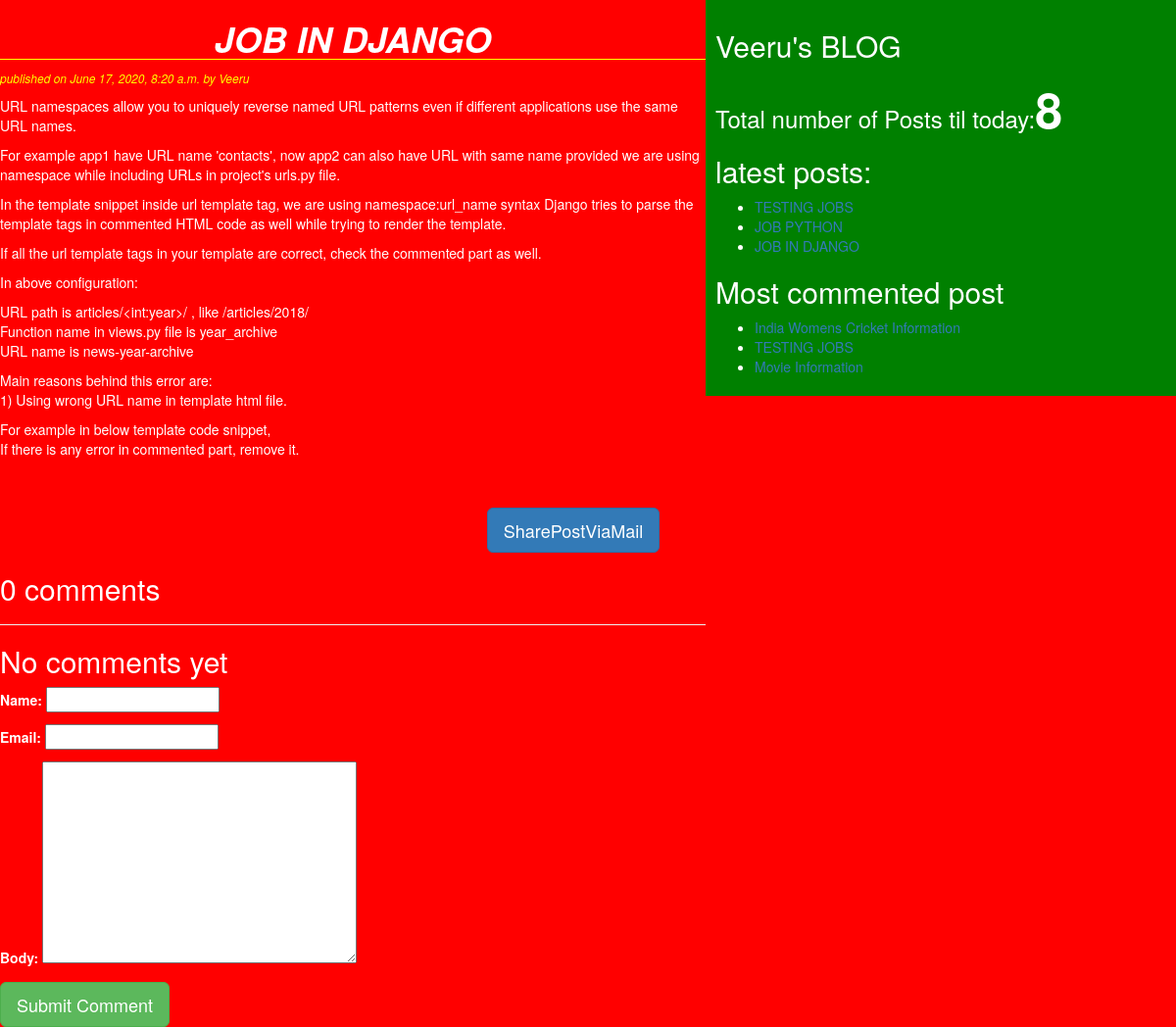
Screenshot of /2020/06/17/job-django/ with the database file from the repository.
### blog/models.py (models this page shows, shortened)
class Post(models.Model):
    STATUS_CHOICES=(('draft','Draft'),('published','Published'))
    title=models.CharField(max_length=256)
    slug=models.SlugField(max_length=264,unique_for_date='publish')
    author=models.ForeignKey(User,on_delete=models.CASCADE,related_name='blog_posts')
    body=models.TextField()
    publish=models.DateTimeField(default=timezone.now)
    created=models.DateTimeField(auto_now_add=True)
    update=models.DateTimeField(auto_now=True)
    status=models.CharField(max_length=10,choices=STATUS_CHOICES,default='draft')
    objects=CoustomManager()
    tags=TaggableManager()
    class Meta:
        ordering=('-publish',)
    def get_absolute_url(self):
        return reverse ('post_detail',args=[self.publish.year,self.publish.strftime('%m'),self.publish.strftime('%d'),self.slug])

### blog/views.py (the view)
# urls.py: re_path('(?P<year>\d{4})/(?P<month>\d{2})/(?P<day>\d{2})/(?P<post>[-\w]+)/$', views.postdetailsview,name='post_detail'),
def postdetailsview(request,year,month,day,post):
    post=get_object_or_404(Post,slug=post,status='published',publish__year=year,publish__month=month,publish__day=day)
    comments=post.comments.filter(active=True)
    csubmit=False
    if request.method=='POST':
        form=CommentForm(request.POST)
        if form.is_valid():
            new_comment=form.save(commit=False)
            new_comment.post=post
            new_comment.save()
            csubmit=True
    else:
        form=CommentForm()
    return render(request,'blog/post_detail.html',{'post':post,'comments':comments,'csubmit':csubmit,'form':form})

### blog/forms.py
class CommentForm(forms.ModelForm):
    class Meta:
        model=Comment
        fields=('name','email','body')

### blog/models.py (called while the page is built)
    def get_queryset(self):
        return super().get_queryset().filter(status='published')

### blog/templatetags/blog_tags.py (called while the page is built)
@register.simple_tag
def total_posts():
    return Post.objects.count()

@register.inclusion_tag('blog/latest_post123.html')
def show_latest_posts():
    latest_posts=Post.objects.order_by('-publish')[:3]
    return {'latest_posts':latest_posts}

@register.simple_tag
def get_most_commented_posts(count=3):
    return Post.objects.annotate(total_comments=Count('comments')).order_by('-total_comments')[:count]

### templates/blog/post_detail.html (shortened to what this page needs)
<!DOCTYPE html>
{%extends 'blog/base.html'%}
{%block content_block%}
<h1>{{post.title}}</h1>
<p id='date'>published on {{post.publish}} by {{post.author|title}}</p>
{{post.body|linebreaks}}<br><br>
<div class="container" align='center'>
  <a href="/{{post.id}}/share" class="btn btn-primary btn-lg">SharePostViaMail</a>
</div>
{%with comments.count as comments_count%}
<h2>{{comments_count}} comment{{comments_count|pluralize}}</h2>
{%endwith%}<hr>
{%if comments%}
  {%for comment in comments%}
    <p id='ch'>comment {{forloop.counter}} by {{comment.name}} on {{comment.created}}</p>
    <div class="cb">
      {{comment.body|linebreaks}}
    </div>
    <hr>
    {%endfor%}
    {%else%}
      <h2>No comments yet</h2>
{%endif%}
{%if csubmit%}
  <h2>Comment add successfully thanku you</h2>
  {%else%}
  <form  method="post">
    {{form.as_p}}
    <input type="submit" class="btn btn-lg btn-success" value="Submit Comment">
  </form>
{%endif%}
{%endblock%}

### templates/blog/base.html (shortened to what this page needs)
<!DOCTYPE html>
{%load blog_tags%}
{%load static%}
<html lang="en" dir="ltr">
  <head>
    <link rel="stylesheet" href="https://maxcdn.bootstrapcdn.com/bootstrap/3.3.7/css/bootstrap.min.css">
    <link rel="stylesheet" href="{%static 'css/blogdemo.css'%}">
  </head>
  <body>
    <div class="content">
      {%block content_block%}
      {%endblock%}
    </div>
    <div class="sidebar">
      <h2>Veeru's BLOG</h2>
      <h3>Total number of Posts til today:<span id ="pcount">{%total_posts%}</span></h3>
      {%show_latest_posts%}
      <h2>Most commented post</h2>
      {%get_most_commented_posts as most_commented_post%}
      <ul>
        {%for post in most_commented_post%}
        <li><a href="{{post.get_absolute_url}}">{{post.title}}</a></li>
        {%endfor%}
      </ul>
    </div>
  </body>
</html>

### templates/blog/latest_post123.html
<h2>latest posts:</h2>
<ul>
  {%for post in latest_posts%}
  <li><a href="{{post.get_absolute_url}}">{{post.title}}</a></li>
  {%endfor%}
</ul>

### static/css/blogdemo.css (style rules this page uses)
.content { width:60%; float: left; padding: 0,0,0,30px; background: red; color: white; height: 100%; }
.sidebar { width:40%; float: right; padding:10px; background: green; color: white; height: 100%; }
h1 { text-align: center; font-weight: bold; font-style: italic; border-bottom: 1px solid yellow; }
body { background: red; color: white; }
#date { color: yellow; font-size: 12px; font-style: italic; }
#pcount { font-size: 50px; font-weight: bold; }

### rows the page displays
Post: title "JOB IN DJANGO", publish "June 17, 2020, 8:20 a.m.", author "Veeru", body "URL namespaces allow you to uniquely reverse named URL patterns even if different applications use the same URL names. For example app1 have URL name 'contacts', now app2 can also have URL with same name provided we are using namespace while including URLs in project's urls.py file. In the template snippet inside url template tag, we are using namespace:url_name syntax Django tries to parse the template tags in commented HTML code as well while trying to render the template. If all the url template tags in your template are correct, check the commented part as well. In above configuration: URL path is articles/<int:year>/ , like /articles/2018/ Function name in views.py file is year_archive…"
Post: title "TESTING JOBS"
Post: title "JOB PYTHON"
Post: title "India Womens Cricket Information"
Post: title "Movie Information"

### other values shown
{{ comments_count }} "0"
